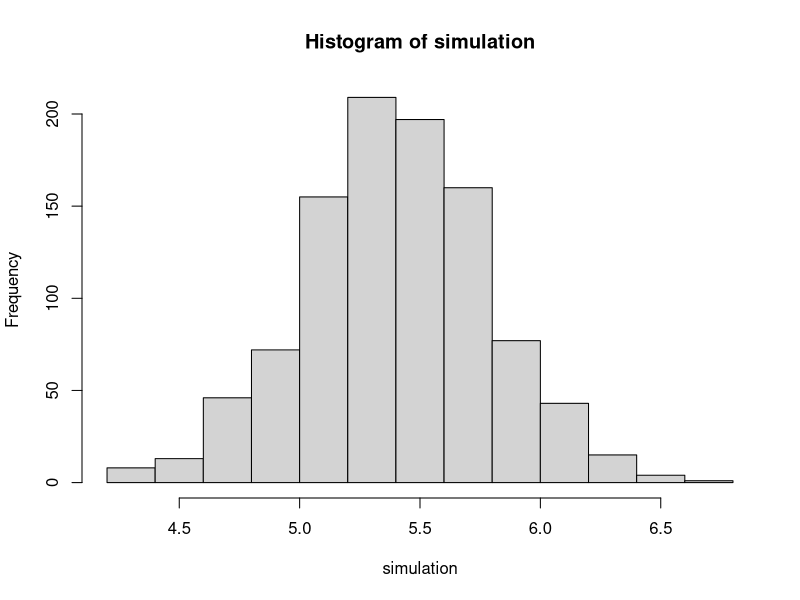
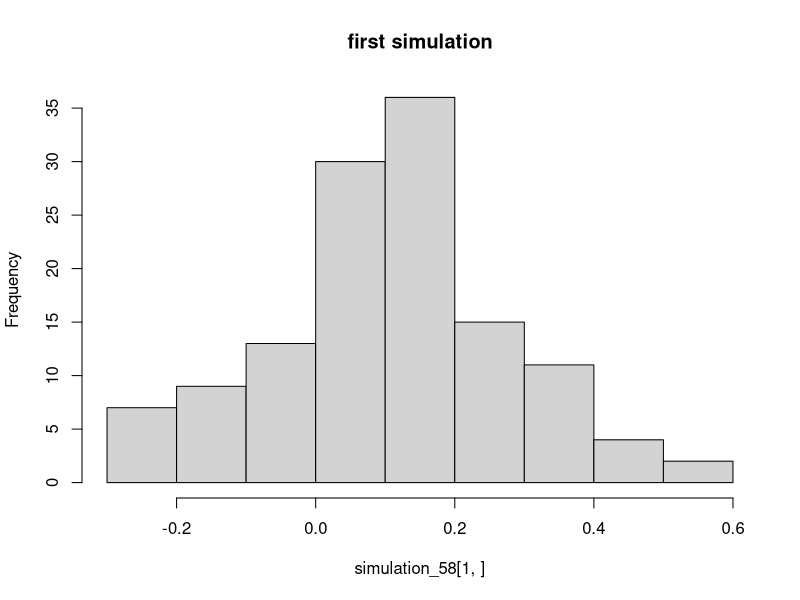

The R source for these figures, in order:
## ---- chunk 1
knitr::opts_chunk$set(echo = TRUE)
## ---- chunk 2
((0.3*0.7)+(0.4*0.6))*(1.96/0.1)^2
## ---- chunk 3
birthdata <- c(.4777,.4875,.4859,.4754,.4874,.4864,.4813,.4787,.4895,.4797,.4876,.4859,
               .4857,.4907,.5010,.4903,.4860,.4911,.4871,.4725,.4822,.4870,.4823,.4973)

## ---- chunk 4
sd(birthdata)
p_constant <- 0.5
sqrt(p_constant*(1-p_constant)/3900)
## ---- chunk 5
s<-sd(birthdata)
p_constant <- 0.5
n <- 24
sigma <- sqrt(p_constant*(1-p_constant)/3900)
s^2*(n-1)/(sigma^2)
## ---- chunk 6
pchisq(14.74114, df = 23,lower.tail = TRUE)
## ---- chunk 7
set.seed(1000)
simulation <- matrix(0,nrow=1000,ncol=1)
for (i in 1:1000){
  x <- rnorm(100, 69.1, 2.9)
  y <- rnorm(100, 63.7, 2.7)
  dif <- mean(x)-mean(y)
  simulation[i]=dif
}
mean(simulation)
sd(simulation)
hist(simulation)
## ---- chunk 8
expected_mean <- 69.1-63.7
expected_sd <- sqrt((2.9^2*100+2.7^2*100)/1000000)
## ---- chunk 9
set.seed(1000)
simulation_58 <- matrix(0, 1000, 127)
for (i in 1:1000){
  simulation_58[i,] <- rnorm(127, 0.1, 0.17) 
}
hist(simulation_58[1,], main = "first simulation")
## ---- chunk 10
CI = matrix(0,ncol=2,nrow=1000)
mean_simulation58 = apply(simulation_58, 1, mean)
std_simulation58 = apply(simulation_58,1,sd)/sqrt(127)
CI[,1] = mean_simulation58 + qt(0.025,126)*std_simulation58
CI[,2] = mean_simulation58 + qt(0.975,126)*std_simulation58
sum(CI[,1] <= 0.1 & CI[,2] >= 0.1,na.rm=T)
## ---- chunk 11
mean(mean_simulation58)
sum(std_simulation58^2)/sqrt(1000)
## ---- chunk 12
var1 <- rnorm(1000,0,1)
var2 <- rnorm(1000,0,1)
data = data.frame(var1,var2)
lm1 <- lm(var1~var2)
summary(lm1)
